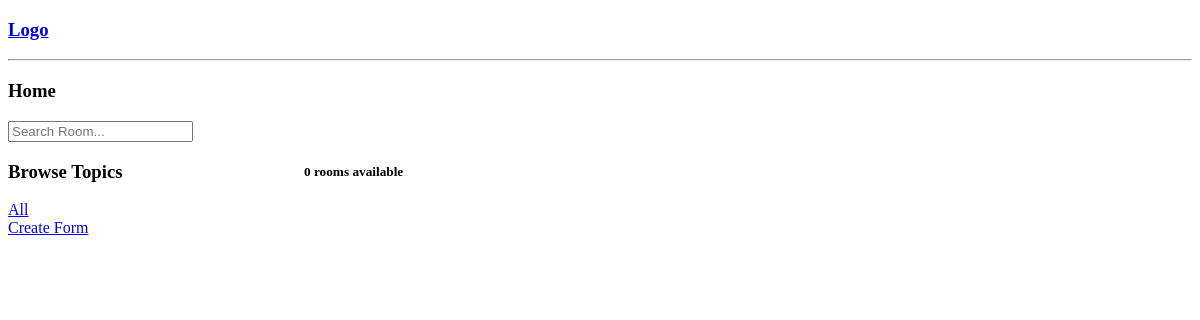
The app's page /, older data.
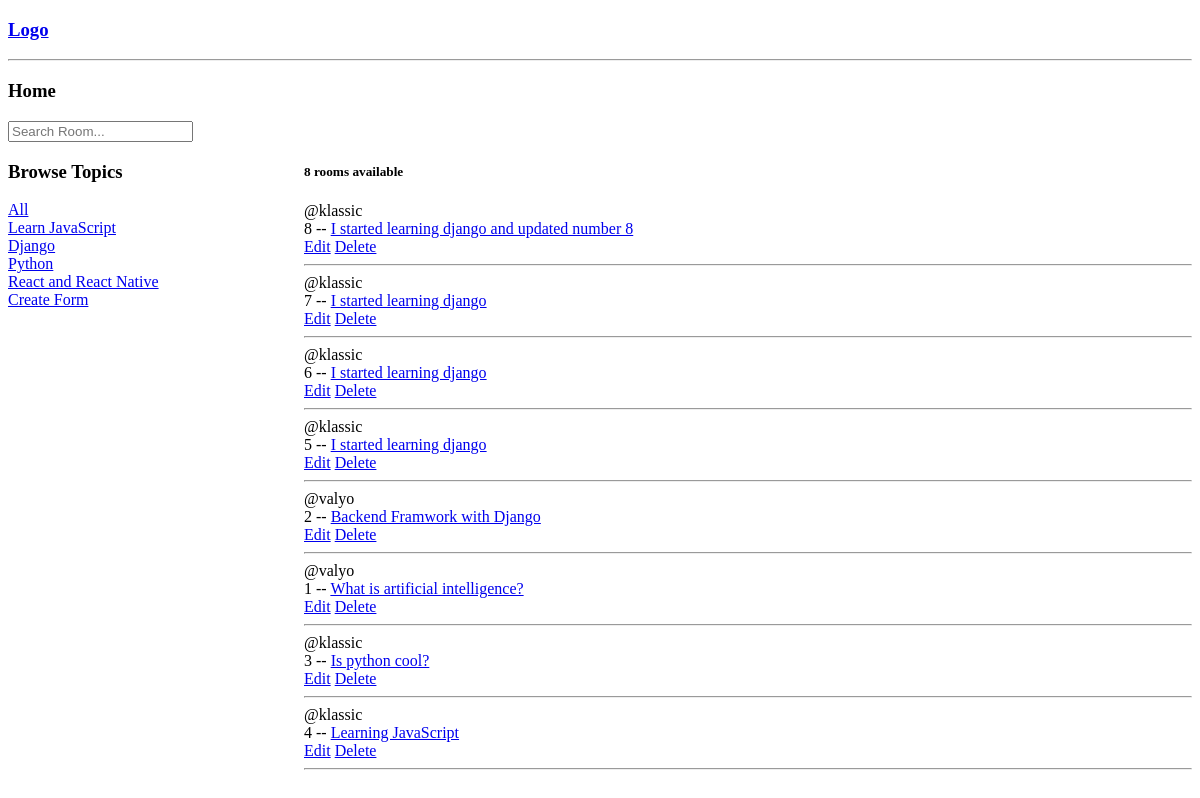
The same page, newer data.
### base/models.py (models this page shows, shortened)
class Topic(models.Model):
    name = models.CharField(max_length=200)

class Room(models.Model):
    host = models.ForeignKey(User, on_delete= models.SET_NULL, null=True)
    topic = models.ForeignKey(Topic, on_delete= models.SET_NULL, null=True)
    name = models.CharField(max_length= 255, )
    description = models.TextField(blank=True, null=True)
    updated = models.DateTimeField(auto_now=True)
    created_date = models.DateTimeField(auto_now_add=True)
    class Meta:
        ordering = ['-updated', '-created_date']

### base/views.py (the view)
# urls.py: path('', views.home, name='home'),
def home(request):
    q = request.GET.get('q') if request.GET.get('q') != None else ''
    rooms = Room.objects.filter(
        Q(topic__name__icontains = q)|
        Q(name__icontains =  q) |
        Q(description__icontains = q)
        )
    topics = Topic.objects.all()
    roomCount = rooms.count()
    context = {'rooms':rooms, 'topics':topics, 'room_count': roomCount}
    return render(request, 'base/home.html',context)

### base/templates/base/home.html (shortened to what this page needs)
{% extends "base.html" %}
{% block content %}
<h3>Home</h3>
<div>
    <form action="{% url 'home' %}" method="GET">
        <input type="text" placeholder= "Search Room..." name = "q">
    </form>
</div>
<div class="home-container">
    <div class="left-sidebar">
        <h3>
            Browse Topics </h3>
            <div>
                <a href="{% url 'home' %}">All</a>
            </div>
            {% for topic in topics  %}
            <div>
                <a href="{% url 'home' %}?q={{topic.name}}">{{topic.name}}</a>
            </div>
            {% endfor %}
            <a href="{% url 'room-form' %}">Create Form</a>
    </div>
    <div>
        <h5>{{room_count}} rooms available</h5>
        {% for room in rooms %}
     <div>
         <span>@{{room.host.username}}</span> <br>
         {{room.id}} -- <a href="{% url 'room' room.id %}">{{room.name}}</a>
<br>
         <a href="{% url 'update-room-form' room.id %}">Edit</a>
         <a href="{% url 'delete-room' room.id %}">Delete</a>
         <hr>
     </div>
    {% endfor %}
    </div>
{% endblock content %}

### templates/base.html (shortened to what this page needs)
<!DOCTYPE html>
<html lang="en">
<head>
</head>
<body>
{% include "navbar.html" %}
    {% block content %}
    {% endblock content %}
</body>
</html>

### templates/navbar.html
<a href="/"> <h3>Logo</h3></a>
<hr>

### base/templates/base/home.html (style rules this page uses)
.home-container { display:grid; grid-template-columns : 1fr 3fr }

Row changes from the older to the newer data that the page shows:
added Topic: name "Learn JavaScript"
added Topic: name "Django"
added Topic: name "Python"
added Topic: name "React and React Native"
added Room: host.username "klassic", id "8", name "I started learning django and updated number 8"
added Room: host.username "klassic", id "7", name "I started learning django"
added Room: host.username "klassic", id "6", name "I started learning django"
added Room: host.username "klassic", id "5", name "I started learning django"
added Room: host.username "valyo", id "2", name "Backend Framwork with Django"
added Room: host.username "valyo", id "1", name "What is artificial intelligence?"
added Room: host.username "klassic", id "3", name "Is python cool?"
added Room: host.username "klassic", id "4", name "Learning JavaScript"
Text that changed along with them:
{{ room_count }}: "0" → "8"
